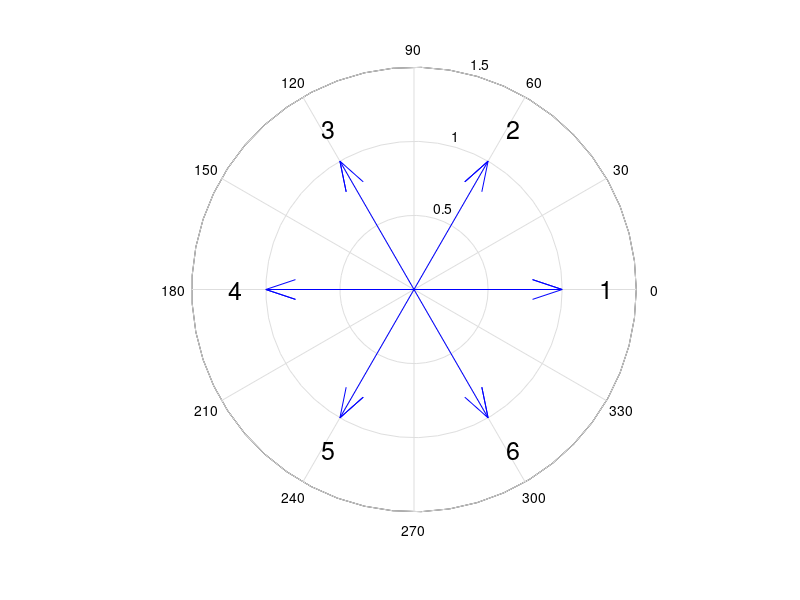

Reproduce this figure in MATLAB.
% AutoWinding.m
% For arranging AC machine's windings and auto excitation arrangement in Ansys Maxwell.
% By JIANG M. Y. on 2021-11-28.

% ===Instruction===
% 1. Fill the "input" according to your model.
% 2. Run the script in "Tools > Run script"
% 3. The name of winding terminal should be in the form of "TerminalName_TerminalNumber", (e.g. Terminal_3).

clear all
clc
close all

% Input
mode=2;
% mode=1 for single layer in Maxwell 2D
% mode=2 for double layer in Maxwell 2D
% mode=3 for single layer in Maxwell 3D
% mode=4 for double layer in Maxwell 3D
OutputFilename='test1.vbs';        % Filename of .vbs
ProjectName='HODR-3';         % Filename of .aedt
DesignName='noload-IntegCoil';        % Name of the design
TerminalName1='MCoil';     % Name of the winding terminal
TerminalName2='MCoilu';     % Name of the winding terminal (For mode 2 and mode 4)
WindingNames={'A', 'B', 'C'};         % Names of windings, like 'A', 'B', 'C'
BigOrSmallPhaseBelt=0;          % Big Phase Belt or small phase belt. E.g., for 3 phase, big phase belt=120 deg belt=1, small phase belt=60 deg belt=0.
p=2;       % Pole pairs
z=12;       % Slots
coil_pitch=2;       % 0 for auto coil pitch calculation, [1, +inf) for manual control, -1001 for drum coil, -1002 for pole coil
NName='N';  % Name for parameter of the number of conductors 
Nc=0;        % Number of one layer conductors, Nc=0 for already set
FlagCreateWinding=0;    % Switch of create winding, 1 for need to create, 0 for no need
ManualInput=[]; % Manual input in number, empty the array when not needed
pDS=[]; % For doubly salient structure, empty the array when not needed
nHarmonic=100;  % PPN of high order harmonics
%=========================================================
m= length(WindingNames); % Phases
% Auto calculate the coil pitch (usually 5/6 of whole pitch)
tau=z/(2*p); % Pole pitch
if coil_pitch==0
    coil_pitch=floor(tau*5/6);
    if coil_pitch==0
        coil_pitch=1;
    end
elseif coil_pitch==-1001
    coil_pitch=0;
elseif coil_pitch==-1002
    coil_pitch=tau;
end

alf=p*360/z;        % Electric angle between two slots in deg

% Display
fprintf('Coil pitch = %d slot(s)\n',coil_pitch)
fprintf('Pole pitch = %.2f slot(s)\n',tau)
fprintf('Slot angle = %.4f deg\n',alf)

% Calculate the electric angle of every slot (0 deg - 359 deg)
for i=1:z
    slot_deg(i)=(i-1)*alf+0.0001;
end
    % Doubly Salient structure
if ~isempty(pDS)
    for i=1:pDS
        for j=1:z/(2*pDS)
            slot_deg(z/(2*pDS)*(2*i-1)+j)=slot_deg(z/(2*pDS)*(2*i-1)+j)+180;
        end
    end
end
for i=1:z
    while(1)
        if slot_deg(i)>=360
            slot_deg(i)=slot_deg(i)-360;
        else
            break
        end
    end
end

% Plot slot-star vectogram
n = z / gcd(z,p);
if n == p
    n = 2*n;
end
for i=1:n
    c(i)=complex(cosd(slot_deg(i)),sind(slot_deg(i)));
end
compass(c)
for i=1:n
    text(1.25*cosd(slot_deg(i)),1.25*sind(slot_deg(i)),num2str(i),'FontSize',18);
end

% Sort the phase of slots by band
if BigOrSmallPhaseBelt==0 % Small phase belt
    BandDeg=360/(2*m); % Degree of one band
    for i=1:m
        BandPos(i,1)=(2*i-2)*BandDeg;
        BandPos(i,2)=(2*i-1)*BandDeg;
        BandNeg(i,1)=180+(2*i-2)*BandDeg;
        BandNeg(i,2)=180+(2*i-1)*BandDeg;
    end

    for i=1:m
        for j=1:2
            if BandPos(i,j)>360
                BandPos(i,j)=BandPos(i,j)-360;
            end
            if BandNeg(i,j)>360
                BandNeg(i,j)=BandNeg(i,j)-360;
            end
        end
    end

    [row,col]=size(BandPos);
    for i=1:z
        for j=1:row
            if slot_deg(i)>=BandPos(j,1) && slot_deg(i)<BandPos(j,2)
                slot_phase_in(i)=j;
            end
        end
        for j=1:row
            if slot_deg(i)>=BandNeg(j,1) && slot_deg(i)<BandNeg(j,2)
                slot_phase_in(i)=-j;
            end
        end
    end
elseif BigOrSmallPhaseBelt==1 % Big phase belt
    BandDeg=360/(m); % Degree of one band
    for i=1:m
        BandPos(i,1)=(i-1)*BandDeg;
        BandPos(i,2)=(i)*BandDeg;
    end

    for i=1:m
        for j=1:2
            if BandPos(i,j)>360
                BandPos(i,j)=BandPos(i,j)-360;
            end
        end
    end

    [row,col]=size(BandPos);
    for i=1:z
        for j=1:row
            if slot_deg(i)>=BandPos(j,1) && slot_deg(i)<BandPos(j,2)
                slot_phase_in(i)=j;
            end
        end
    end
end

% Manual override
if ~isempty(ManualInput)
    slot_phase_in=ManualInput;
end

% Calculate the outside layer of slots (for double layer lapcoil)
for i=1:coil_pitch
    slot_phase_out(i)=-slot_phase_in(z-coil_pitch+i);
end
for i=1:z-coil_pitch
    slot_phase_out(i+coil_pitch)=-slot_phase_in(i);
end

SLOT=[slot_phase_out;slot_phase_in];

% Calculate the pitch factor
if coil_pitch==0
    k_p1=1;
else
    k_p1=sind(coil_pitch/(z/(2*p))*90);
end

% Calculate the distribution factor
q=z/(2*p*m);    % Slots per phase per pole
[N,D]=rat(q);
if D~=1
    q=N;
    alf=60/N;
end
k_d1=sind(q*alf/2)/(q*sind(alf/2));

% Calculate the winding factor
k_w1=k_d1*k_p1;

% Calculate the High order harmonics' winding factor
for i=1:nHarmonic
    k_pn(i)=sind(i*coil_pitch/(z/(2*p))*90);
    k_dn(i)=sind(i*q*alf/2)/(q*sind(i*alf/2));
    k_wn(i)=k_dn(i)*k_pn(i);
end

% Display
fprintf('Pitch factor = %.4f\n',k_p1)
fprintf('Distribution factor = %.4f\n',k_d1)
fprintf('Winding factor = %.4f\n',k_w1)
fprintf('++++++++++++++++++++++\n')

% Rename and print the phase of each slot
for i=1:length(WindingNames)
    WindingNamesPos{i}=['+',WindingNames{i}];
    WindingNamesNeg{i}=['-',WindingNames{i}];
end
for i=1:2
    for j=1:z
        if SLOT(i,j)>0
            SHOW{i,j}=WindingNamesPos{SLOT(i,j)};
        else
            SHOW{i,j}=WindingNamesNeg{-SLOT(i,j)};
        end
        fprintf('%s ',SHOW{i,j})
    end
    fprintf('\n')
end

for i=1:z
    SHOW{3,i}=num2str(i-1);
    SLOT(3,i)=i-1;
end

% .vbs output

% Configure output file
Dat=fopen(OutputFilename,'w');
fprintf(Dat,'''------------------------------------------\n');
fprintf(Dat,'''AutoWinding by JIANG M. Y.\n');
fprintf(Dat,'''Last Modified: %s\n',datestr(now,31));
fprintf(Dat,'''------------------------------------------\n');
fclose(Dat);
fid=fopen(OutputFilename,'a');
% ---Prefix---
fprintf(fid,'Dim oAnsoftApp\n');
fprintf(fid,'Dim oDesktop \n');
fprintf(fid,'Dim oProject \n');
fprintf(fid,'Dim oDesign \n');
fprintf(fid,'Dim oEditor\n');
fprintf(fid,'Dim oModule\n');
fprintf(fid,'Set oAnsoftApp = CreateObject("Ansoft.ElectronicsDesktop")\n');
fprintf(fid,'Set oDesktop = oAnsoftApp.GetAppDesktop()\n');
fprintf(fid,'oDesktop.RestoreWindow\n');
% ---Set---
fprintf(fid,'Set oProject = oDesktop.SetActiveProject("%s")\n',ProjectName);
fprintf(fid,'Set oDesign = oProject.SetActiveDesign("%s")\n',DesignName);
fprintf(fid,'Set oModule = oDesign.GetModule("BoundarySetup")\n');
% ---Add the number of conducters per layer
if Nc~=0
    fprintf(fid,'oDesign.ChangeProperty Array("NAME:AllTabs", Array("NAME:LocalVariableTab", Array("NAME:PropServers",  _\n');
    fprintf(fid,'  "LocalVariables"), Array("NAME:NewProps", Array("NAME:%s", "PropType:=", "VariableProp", "UserDef:=",  _\n', NName);
    fprintf(fid,'  true, "Value:=", "%d"))))\n',Nc);
end
% ---Add winding---
if FlagCreateWinding==1
    for i=1:length(WindingNames)
        fprintf(fid,'oModule.AssignWindingGroup Array("NAME:Winding%s", "Type:=", "Current", "IsSolid:=",  _\n',WindingNames{i});
        fprintf(fid,'  false, "Current:=", "0mA", "Resistance:=", "0ohm", "Inductance:=", "0nH", "Voltage:=",  _\n');
        fprintf(fid,'  "0mV", "ParallelBranchesNum:=", "1")\n');
    end
end
% ---Arrange winding---

for i=1:length(SLOT)
    if mode==1 || mode==2
        if SLOT(3,i)==0
            fprintf(fid,'oModule.AssignCoil Array("NAME:%s", "Objects:=", Array( _\n',TerminalName1);
        else
            fprintf(fid,'oModule.AssignCoil Array("NAME:%s_Separate%d", "Objects:=", Array( _\n',TerminalName1,SLOT(3,i));
        end
    else
        if SLOT(3,i)==0
            fprintf(fid,'oModule.AssignCoilTerminal Array("NAME:%s", "Objects:=", Array( _\n',TerminalName1);
        else
            fprintf(fid,'oModule.AssignCoilTerminal Array("NAME:%s_Separate%d", "Objects:=", Array( _\n',TerminalName1,SLOT(3,i));
        end
    end
    
    if i==1
        fprintf(fid,'  "%s"), "Conductor number:=", "%s", ',TerminalName1,NName);
    else
        fprintf(fid,'  "%s_Separate%d"), "Conductor number:=", "%s", ',TerminalName1,SLOT(3,i),NName);
    end
    if SLOT(2,i)>0
        if mode==1 || mode==2
            fprintf(fid,'"PolarityType:=", "Positive")\n');
        else
            fprintf(fid,'"Point out of terminal:=", false)\n');
        end
    else
        if mode==1 || mode==2
            fprintf(fid,'"PolarityType:=", "Negative")\n');
        else
            fprintf(fid,'"Point out of terminal:=", true)\n');
        end
    end
    if mode==1 || mode==2
        fprintf(fid,'oModule.AddWindingCoils ');
    else
        fprintf(fid,'oModule.AddWindingTerminals ');
    end
    if SLOT(3,i)==0
        fprintf(fid,'"Winding%s", Array("%s")\n',WindingNames{abs(SLOT(2,i))},TerminalName1);
    else
        fprintf(fid,'"Winding%s", Array("%s_Separate%d")\n',WindingNames{abs(SLOT(2,i))},TerminalName1,SLOT(3,i));
    end
end


if mode==2 || mode==4
    for i=1:length(SLOT)
        if mode==1 || mode==2
            if SLOT(3,i)==0
                fprintf(fid,'oModule.AssignCoil Array("NAME:%s", "Objects:=", Array( _\n',TerminalName2);
            else
                fprintf(fid,'oModule.AssignCoil Array("NAME:%s_Separate%d", "Objects:=", Array( _\n',TerminalName2,SLOT(3,i));
            end
        else
            if SLOT(3,i)==0
                fprintf(fid,'oModule.AssignCoilTerminal Array("NAME:%s", "Objects:=", Array( _\n',TerminalName2);
            else
                fprintf(fid,'oModule.AssignCoilTerminal Array("NAME:%s_Separate%d", "Objects:=", Array( _\n',TerminalName2,SLOT(3,i));
            end
        end
        
        if i==1
            fprintf(fid,'  "%s"), "Conductor number:=", "%s", ',TerminalName2,NName);
        else
            fprintf(fid,'  "%s_Separate%d"), "Conductor number:=", "%s", ',TerminalName2,SLOT(3,i),NName);
        end
        if SLOT(1,i)>0
            if mode==2
                fprintf(fid,'"PolarityType:=", "Positive")\n');
            else
                fprintf(fid,'"Point out of terminal:=", false)\n');
            end
        else
            if mode==2
                fprintf(fid,'"PolarityType:=", "Negative")\n');
            else
                fprintf(fid,'"Point out of terminal:=", true)\n');
            end
        end
        if mode==1 || mode==2
            fprintf(fid,'oModule.AddWindingCoils ');
        else
            fprintf(fid,'oModule.AddWindingTerminals ');
        end
        if SLOT(3,i)==0
            fprintf(fid,'"Winding%s", Array("%s")\n',WindingNames{abs(SLOT(1,i))},TerminalName2);
        else
            fprintf(fid,'"Winding%s", Array("%s_Separate%d")\n',WindingNames{abs(SLOT(1,i))},TerminalName2,SLOT(3,i));
        end
    end
end
fclose('all');
